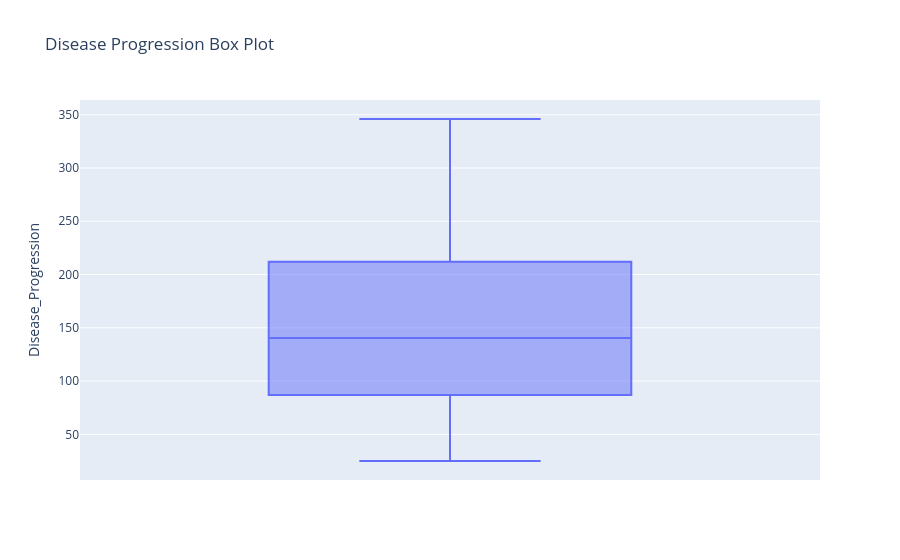

The notebook cell this image was saved under:
### Markdown cell above
<p style="color:Violet; font-family: ComicScansMS; font-size: 30px;"> Box Plot

### Code cell
fig = px.box(
    df,
    y="Disease_Progression",
    title="Disease Progression Box Plot"
)

fig.show()

### Figure 1 — Plotly figure (JSON) as saved in the notebook; plotly's stock layout.template omitted (floating-point values rounded to 4 significant figures; data arrays with more than 128 entries replaced by an {"elided": "..."} marker saying what was removed)
{"data": [{"alignmentgroup": "True", "hovertemplate": "Disease_Progression=%{y}<extra></extra>", "legendgroup": "", "marker": {"color": "#636efa"}, "name": "", "notched": false, "offsetgroup": "", "orientation": "v", "showlegend": false, "type": "box", "x0": " ", "xaxis": "x", "y": {"elided": "442 int values"}, "y0": " ", "yaxis": "y"}], "layout": {"boxmode": "group", "legend": {"tracegroupgap": 0}, "title": {"text": "Disease Progression Box Plot"}, "xaxis": {"anchor": "y", "domain": [0, 1]}, "yaxis": {"anchor": "x", "domain": [0, 1], "title": {"text": "Disease_Progression"}}}}
